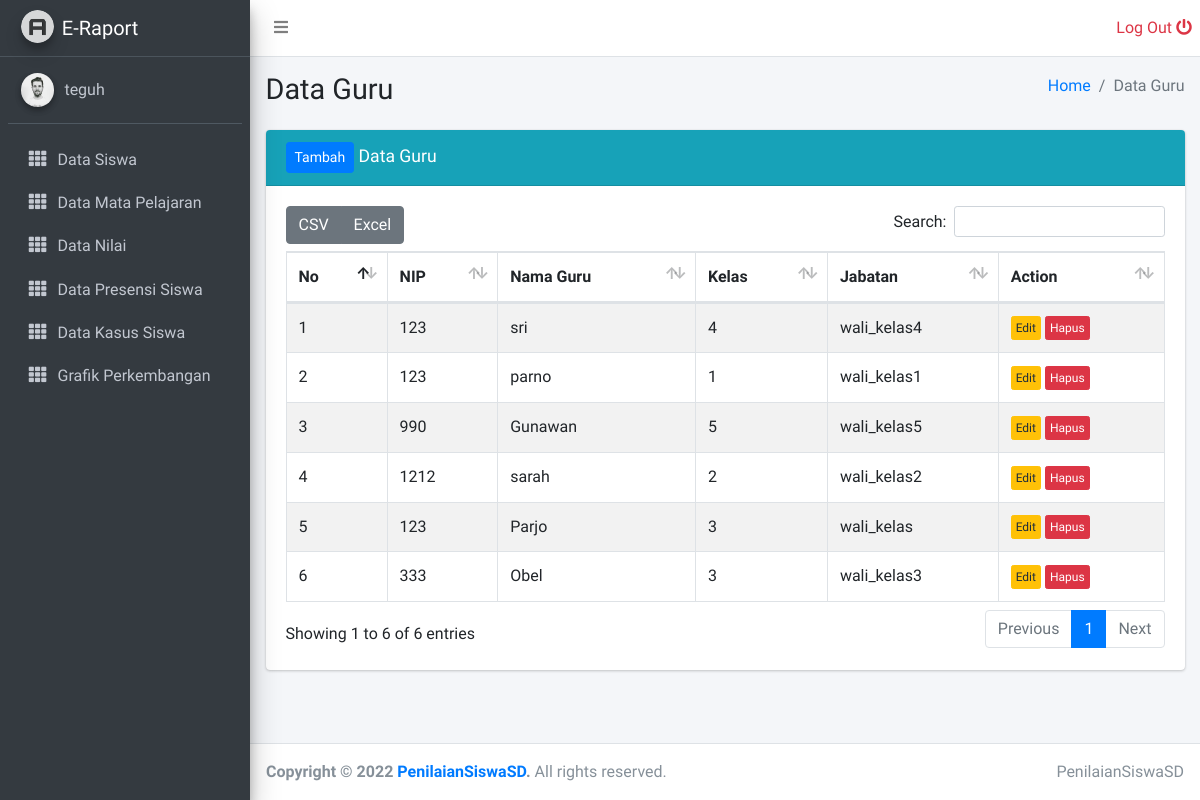
Screenshot of /admin/data_guru.php (signed in) with the database file from the repository.
### tables this page shows
CREATE TABLE `data_guru` (
  `id_guru` int(11) NOT NULL,
  `nama_guru` varchar(40) NOT NULL,
  `jabatan` varchar(30) NOT NULL,
  `password` varchar(30) DEFAULT NULL,
  `nip` int(11) NOT NULL,
  `kelas` int(11) NOT NULL
);

### admin/data_guru.php (the view, shortened to what this page needs)
<?php
include '../layouts/sidebar.php';
?>
  <div class="content-wrapper">
    <div class="content-header">
      <div class="container-fluid">
        <div class="row mb-2">
          <div class="col-sm-6">
            <h1 class="m-0">Data Guru</h1>
          </div>
          <div class="col-sm-6">
            <ol class="breadcrumb float-sm-right">
              <li class="breadcrumb-item"><a href="#">Home</a></li>
              <li class="breadcrumb-item active">Data Guru</li>
            </ol>
          </div>
        </div>
      </div>
    </div>
    <div class="content">
      <div class="container-fluid">
        <div class="row">
          <div class="col-12">
          <div class="card card-info">
              <div class="card-header">
                <h3 class="card-title"><a href="../guru/tambah_data_guru.php" class="btn btn-sm btn-primary">Tambah</a>
                Data Guru</h3>
              </div>
              <div class="card-body">
                <table id="example1" class="table table-bordered table-striped">
                  <thead>
                  <tr>
                    <th>No</th>
                    <th>NIP</th>
                    <th>Nama Guru</th>
					  <th>Kelas</th>
                    <th>Jabatan</th>
                    <th>Action</th>
                  </tr>
                  </thead>
                  <tbody>
                  <?php
                    include '../config/koneksi.php';
                    $query = "SELECT * FROM data_guru";
                    $result = mysqli_query($koneksi, $query);
                    $no = 1;
                    while($row = mysqli_fetch_assoc($result))
                    {
                    ?>
                  <tr>
                    <td><?php echo $no; ?></td>
                    <td><?php echo $row['nip']; ?></td>
                    <td><?php echo $row['nama_guru']; ?></td>
					  <td><?php echo $row['kelas']; ?></td>
                    <td><?php echo $row['jabatan']; ?></td>
                    <td>
                        <a href="../guru/edit_data_guru.php?id_guru=<?php echo $row['id_guru']; ?>" class="btn btn-xs btn-warning">Edit</a>
                        <a href="../guru/guru/hapus_data_guru.php?id_guru=<?php echo $row['id_guru']; ?>" class="btn btn-xs btn-danger">Hapus</a>
                    </td>
                  </tr>
                  <?php
                        $no++;
                    }
                  ?>
                  </tbody>
                </table>
              </div>
            </div>
          </div>
        </div>
      </div>
    </div>
  </div>
  <?php
    include '../layouts/footer.php';
  ?>

### rows the page displays
data_guru: nip "123", nama_guru "sri", kelas "4", jabatan "wali_kelas4"
data_guru: nip "123", nama_guru "parno", kelas "1", jabatan "wali_kelas1"
data_guru: nip "990", nama_guru "Gunawan", kelas "5", jabatan "wali_kelas5"
data_guru: nip "1212", nama_guru "sarah", kelas "2", jabatan "wali_kelas2"
data_guru: nip "123", nama_guru "Parjo", kelas "3", jabatan "wali_kelas"
data_guru: nip "333", nama_guru "Obel", kelas "3", jabatan "wali_kelas3"

### other values shown
$_SESSION['username'] "teguh"
